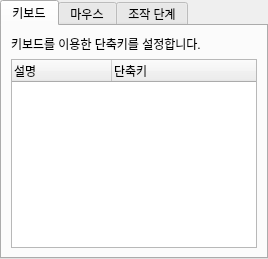
<ui version="4.0" >
 <class>Pref::Ui::InterfaceWidget</class>
 <widget class="QWidget" name="Pref::Ui::InterfaceWidget" >
  <property name="geometry" >
   <rect>
    <x>0</x>
    <y>0</y>
    <width>268</width>
    <height>259</height>
   </rect>
  </property>
  <property name="windowTitle" >
   <string>Form</string>
  </property>
  <layout class="QVBoxLayout" >
   <property name="spacing" >
    <number>0</number>
   </property>
   <property name="margin" >
    <number>0</number>
   </property>
   <item>
    <widget class="QTabWidget" name="tabWidget" >
     <property name="currentIndex" >
      <number>0</number>
     </property>
     <widget class="QWidget" name="tab_2" >
      <property name="geometry" >
       <rect>
        <x>0</x>
        <y>0</y>
        <width>256</width>
        <height>221</height>
       </rect>
      </property>
      <attribute name="title" >
       <string>키보드</string>
      </attribute>
      <layout class="QVBoxLayout" >
       <item>
        <widget class="QLabel" name="label_5" >
         <property name="text" >
          <string>키보드를 이용한 단축키를 설정합니다.</string>
         </property>
        </widget>
       </item>
       <item>
        <widget class="QTreeWidget" name="shortcut_tree" >
         <property name="alternatingRowColors" >
          <bool>true</bool>
         </property>
         <column>
          <property name="text" >
           <string>설명</string>
          </property>
         </column>
         <column>
          <property name="text" >
           <string>단축키</string>
          </property>
         </column>
        </widget>
       </item>
      </layout>
     </widget>
     <widget class="QWidget" name="tab_3" >
      <property name="geometry" >
       <rect>
        <x>0</x>
        <y>0</y>
        <width>256</width>
        <height>221</height>
       </rect>
      </property>
      <attribute name="title" >
       <string>마우스</string>
      </attribute>
      <layout class="QVBoxLayout" >
       <item>
        <widget class="QLabel" name="label_6" >
         <property name="text" >
          <string>마우스를 이용한 조작을 설정합니다.</string>
         </property>
        </widget>
       </item>
       <item>
        <widget class="QGroupBox" name="groupBox" >
         <property name="title" >
          <string>행동 설정</string>
         </property>
         <layout class="QGridLayout" >
          <item row="0" column="0" >
           <widget class="QLabel" name="label_7" >
            <property name="text" >
             <string>왼쪽 버튼 더블 클릭시</string>
            </property>
           </widget>
          </item>
          <item row="0" column="1" >
           <layout class="QHBoxLayout" >
            <property name="spacing" >
             <number>0</number>
            </property>
            <item>
             <widget class="QComboBox" name="double_action_combo" />
            </item>
            <item>
             <spacer>
              <property name="orientation" >
               <enum>Qt::Horizontal</enum>
              </property>
              <property name="sizeHint" stdset="0" >
               <size>
                <width>0</width>
                <height>0</height>
               </size>
              </property>
             </spacer>
            </item>
           </layout>
          </item>
          <item row="1" column="0" >
           <widget class="QLabel" name="label_11" >
            <property name="text" >
             <string>가운데 버튼 클릭시</string>
            </property>
           </widget>
          </item>
          <item row="1" column="1" >
           <layout class="QHBoxLayout" >
            <property name="spacing" >
             <number>0</number>
            </property>
            <item>
             <widget class="QComboBox" name="middle_action_combo" />
            </item>
            <item>
             <spacer>
              <property name="orientation" >
               <enum>Qt::Horizontal</enum>
              </property>
              <property name="sizeHint" stdset="0" >
               <size>
                <width>0</width>
                <height>0</height>
               </size>
              </property>
             </spacer>
            </item>
           </layout>
          </item>
          <item row="2" column="0" >
           <widget class="QLabel" name="label_10" >
            <property name="text" >
             <string>휠 스크롤시</string>
            </property>
           </widget>
          </item>
          <item row="2" column="1" >
           <layout class="QHBoxLayout" >
            <property name="spacing" >
             <number>0</number>
            </property>
            <item>
             <widget class="QComboBox" name="scroll_action_combo" />
            </item>
            <item>
             <spacer>
              <property name="orientation" >
               <enum>Qt::Horizontal</enum>
              </property>
              <property name="sizeHint" stdset="0" >
               <size>
                <width>0</width>
                <height>0</height>
               </size>
              </property>
             </spacer>
            </item>
           </layout>
          </item>
         </layout>
        </widget>
       </item>
       <item>
        <spacer name="verticalSpacer" >
         <property name="orientation" >
          <enum>Qt::Vertical</enum>
         </property>
         <property name="sizeHint" stdset="0" >
          <size>
           <width>0</width>
           <height>0</height>
          </size>
         </property>
        </spacer>
       </item>
      </layout>
     </widget>
     <widget class="QWidget" name="tab" >
      <property name="geometry" >
       <rect>
        <x>0</x>
        <y>0</y>
        <width>256</width>
        <height>221</height>
       </rect>
      </property>
      <attribute name="title" >
       <string>조작 단계</string>
      </attribute>
      <layout class="QGridLayout" >
       <item row="0" column="0" colspan="2" >
        <widget class="QLabel" name="label_4" >
         <property name="text" >
          <string>단계별로 조작하는 값을 설정합니다.</string>
         </property>
        </widget>
       </item>
       <item row="1" column="0" >
        <widget class="QLabel" name="label" >
         <property name="text" >
          <string>앞으로/뒤로</string>
         </property>
         <property name="alignment" >
          <set>Qt::AlignLeading|Qt::AlignLeft|Qt::AlignVCenter</set>
         </property>
        </widget>
       </item>
       <item row="1" column="1" >
        <layout class="QHBoxLayout" >
         <property name="spacing" >
          <number>0</number>
         </property>
         <item>
          <widget class="QSpinBox" name="seek_spin" >
           <property name="suffix" >
            <string> 초</string>
           </property>
           <property name="minimum" >
            <number>1</number>
           </property>
           <property name="maximum" >
            <number>300</number>
           </property>
           <property name="value" >
            <number>5</number>
           </property>
          </widget>
         </item>
         <item>
          <spacer>
           <property name="orientation" >
            <enum>Qt::Horizontal</enum>
           </property>
           <property name="sizeHint" stdset="0" >
            <size>
             <width>0</width>
             <height>0</height>
            </size>
           </property>
          </spacer>
         </item>
        </layout>
       </item>
       <item row="2" column="0" >
        <widget class="QLabel" name="label_2" >
         <property name="text" >
          <string>많이 앞으로/뒤로</string>
         </property>
         <property name="alignment" >
          <set>Qt::AlignLeading|Qt::AlignLeft|Qt::AlignVCenter</set>
         </property>
        </widget>
       </item>
       <item row="2" column="1" >
        <layout class="QHBoxLayout" >
         <property name="spacing" >
          <number>0</number>
         </property>
         <item>
          <widget class="QSpinBox" name="seek_more_spin" >
           <property name="suffix" >
            <string> 초</string>
           </property>
           <property name="minimum" >
            <number>1</number>
           </property>
           <property name="maximum" >
            <number>600</number>
           </property>
           <property name="value" >
            <number>30</number>
           </property>
          </widget>
         </item>
         <item>
          <spacer>
           <property name="orientation" >
            <enum>Qt::Horizontal</enum>
           </property>
           <property name="sizeHint" stdset="0" >
            <size>
             <width>0</width>
             <height>0</height>
            </size>
           </property>
          </spacer>
         </item>
        </layout>
       </item>
       <item row="3" column="0" >
        <widget class="QLabel" name="label_9" >
         <property name="text" >
          <string>더 많이 앞으로/뒤로</string>
         </property>
        </widget>
       </item>
       <item row="3" column="1" >
        <layout class="QHBoxLayout" >
         <property name="spacing" >
          <number>0</number>
         </property>
         <item>
          <widget class="QSpinBox" name="seek_much_more_spin" >
           <property name="suffix" >
            <string> 초</string>
           </property>
           <property name="minimum" >
            <number>1</number>
           </property>
           <property name="maximum" >
            <number>600</number>
           </property>
           <property name="value" >
            <number>60</number>
           </property>
          </widget>
         </item>
         <item>
          <spacer>
           <property name="orientation" >
            <enum>Qt::Horizontal</enum>
           </property>
           <property name="sizeHint" stdset="0" >
            <size>
             <width>0</width>
             <height>0</height>
            </size>
           </property>
          </spacer>
         </item>
        </layout>
       </item>
       <item row="4" column="0" >
        <widget class="QLabel" name="label_3" >
         <property name="text" >
          <string>소리 크게/작게</string>
         </property>
         <property name="alignment" >
          <set>Qt::AlignLeading|Qt::AlignLeft|Qt::AlignVCenter</set>
         </property>
        </widget>
       </item>
       <item row="4" column="1" >
        <layout class="QHBoxLayout" >
         <property name="spacing" >
          <number>0</number>
         </property>
         <item>
          <widget class="QSpinBox" name="volume_spin" >
           <property name="suffix" >
            <string> %</string>
           </property>
           <property name="minimum" >
            <number>1</number>
           </property>
          </widget>
         </item>
         <item>
          <spacer>
           <property name="orientation" >
            <enum>Qt::Horizontal</enum>
           </property>
           <property name="sizeHint" stdset="0" >
            <size>
             <width>0</width>
             <height>0</height>
            </size>
           </property>
          </spacer>
         </item>
        </layout>
       </item>
       <item row="5" column="0" colspan="2" >
        <spacer>
         <property name="orientation" >
          <enum>Qt::Vertical</enum>
         </property>
         <property name="sizeHint" stdset="0" >
          <size>
           <width>0</width>
           <height>0</height>
          </size>
         </property>
        </spacer>
       </item>
      </layout>
     </widget>
    </widget>
   </item>
  </layout>
 </widget>
 <resources>
  <include location="../rsclist.qrc" />
 </resources>
 <connections/>
</ui>
